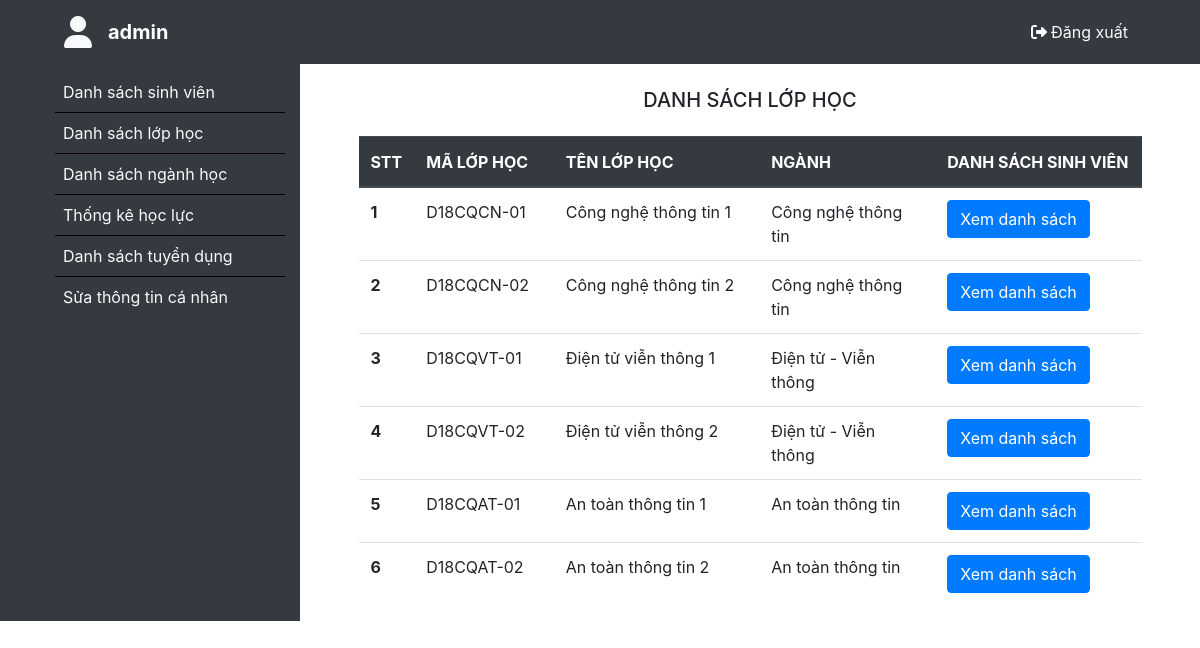
The app's page /classForm.php (signed in) with its own data.
### tables this page shows
CREATE TABLE `class` (
  `id` int(11) NOT NULL,
  `class_id` varchar(50) NOT NULL,
  `class_name` varchar(50) NOT NULL,
  `id_department` int(11) NOT NULL
);

CREATE TABLE `department` (
  `id` int(11) NOT NULL,
  `department_id` varchar(50) NOT NULL,
  `department_name` varchar(50) NOT NULL
);

### utils/utility.php (called while the page is built, shortened)
<?php
function validate() {
    if(isset($_SESSION['user'])) {
        return $_SESSION['user'];
    }
    return null;
}
?>

### database/dbhelper.php (called while the page is built, shortened)
<?php
function executeResult($sql) {
    $data = [];
    $conn = mysqli_connect(HOST, USERNAME, PASSWORD, DATABASE);
    mysqli_set_charset($conn, 'utf-8');
    $result = mysqli_query($conn, $sql);
    while(($row = mysqli_fetch_array($result, 1)) != null) {
        $data[] = $row;
    }
    return $data;
}
?>

### classForm.php (the view, shortened to what this page needs)
<?php
    require_once('./utils/utility.php');
    require_once('./database/dbhelper.php');
    $user = validate();
?>
<!DOCTYPE html>
<html lang="en">
<head>
    <link rel="stylesheet" href="https://cdn.jsdelivr.net/npm/bootstrap@4.6.1/dist/css/bootstrap.min.css">
    <link rel="stylesheet" href="./assets/style.css">
</head>
<body>
     <header>
        <nav class="navbar navbar-expand-lg navbar-dark bg-dark">
            <i class="fas fa-user fa-2x ml-5 mt-2 mb-2 text-light"></i>
            <a class="navbar-brand ml-3" href="#" style="font-weight:700;"><?=$user['username']?></a>
            <div class="collapse navbar-collapse" id="navbarNav">
                <ul class="navbar-nav ml-auto">
                    <li class="nav-item mr-5">
                        <a class="nav-link text-light" href="logout.php"><i class="fas fa-sign-out-alt"></i><span class="ml-1">Đăng xuất</span></a>
                    </li>
                </ul>
            </div>
        </nav>
     </header>
     <main>
         <div class="container-fluid">
             <div class="row">
                 <div class="col-md-3 bg-dark">
                     <ul class="mt-2" style="list-style-type:none;">
                        <li class="p-2" style="border-bottom:1px solid black;">
                            <a href="admin.php" class="text-light">Danh sách sinh viên</a>
                        </li>
                        <li class="p-2" style="border-bottom:1px solid black;">
                            <a href="classForm.php" class="text-light">Danh sách lớp học</a>
                        </li>
                        <li class="p-2" style="border-bottom:1px solid black;">
                            <a href="departmentForm.php" class="text-light">Danh sách ngành học</a>
                        </li>
                        <li class="p-2" style="border-bottom:1px solid black;">
                            <a href="resultForm.php" class="text-light">Thống kê học lực</a>
                        </li>
                        <li class="p-2" style="border-bottom:1px solid black;">
                            <a href="applyResultForm.php" class="text-light">Danh sách tuyển dụng</a>
                        </li>
                        <li class="p-2">
                            <a href="editUserForm.php" class="text-light">Sửa thông tin cá nhân</a>
                        </li>
                     </ul>
                 </div>
                 <div class="col-md-9">
                    <h5 class="text-center mt-4 mb-4">
                        DANH SÁCH LỚP HỌC
                    </h5>
                    <table class="table mx-auto" style="width: 90%;">
                        <thead class="thead-dark" style="height:50px;">
                            <tr>
                                <th scope="col" style="width: 5%;">STT</th>
                                <th scope="col" style="width: 18%;">MÃ LỚP HỌC</th>
                                <th scope="col" style="width: 27%;">TÊN LỚP HỌC</th>
                                <th scope="col" style="width: 23%;">NGÀNH</th>
                                <th scope="col" style="width: 27%;">DANH SÁCH SINH VIÊN</th>
                            </tr>
                        </thead>
                        <tbody>
                            <?php
                                $sql = "select * from class";
                                $classList = executeResult($sql);
                                $index = 1;
                                foreach($classList as $class) {
                                    $sql1 = "select * from department where id = ".$class['id_department']."";
                                    $department = executeResult($sql1);
                                    echo '<tr>
                                            <th scope="row">'.($index++).'</th>
                                            <td>'.$class['class_id'].'</td>
                                            <td>'.$class['class_name'].'</td>
                                            <td>'.$department[0]['department_name'].'</td>
                                            <td>
                                                <button type="button" class="btn btn-primary" onclick=\'window.open("classInfoForm.php?id='.$class['id'].'","_self")\'>Xem danh sách</button>
                                            </td>
                                        </tr>';
                                    }
                                ?>
                        </tbody>
                    </table>
                 </div>
             </div>
         </div>
     </main>
</body>
</html>

### assets/style.css (style rules this page uses)
* { box-sizing: inherit; }
html { box-sizing: border-box; font-family: 'Roboto', sans-serif; }

### records on screen
class: class "D18CQCN-01", class_name "Công nghệ thông tin 1", id_department.department_name "Công nghệ thông tin"
class: class "D18CQCN-02", class_name "Công nghệ thông tin 2", id_department.department_name "Công nghệ thông tin"
class: class "D18CQVT-01", class_name "Điện tử viễn thông 1", id_department.department_name "Điện tử - Viễn thông"
class: class "D18CQVT-02", class_name "Điện tử viễn thông 2", id_department.department_name "Điện tử - Viễn thông"
class: class "D18CQAT-01", class_name "An toàn thông tin 1", id_department.department_name "An toàn thông tin"
class: class "D18CQAT-02", class_name "An toàn thông tin 2", id_department.department_name "An toàn thông tin"

### other values on screen
$user['username'] "admin"
